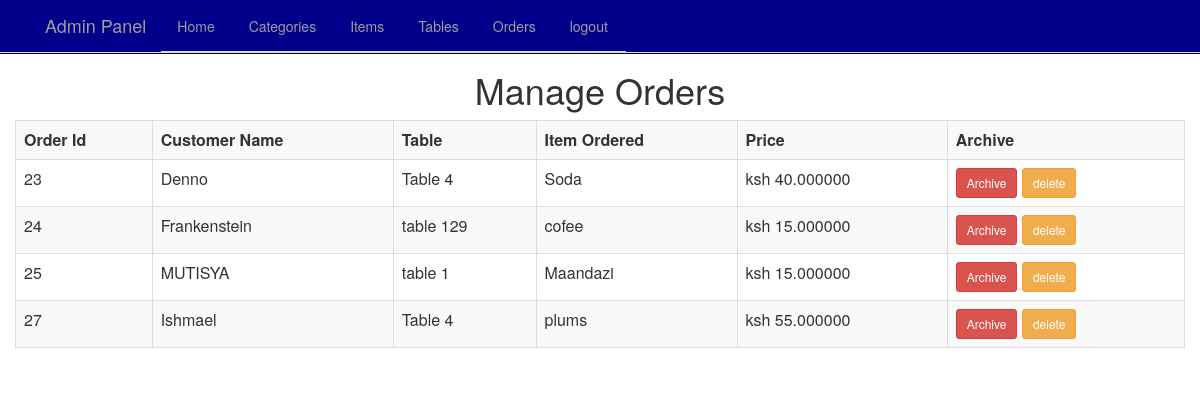
The page /admin/orders.php on the database its author committed.
### tables this page shows
CREATE TABLE `orders` (
  `id` int(11) NOT NULL,
  `name` varchar(255) NOT NULL,
  `title` varchar(255) NOT NULL,
  `table1` varchar(255) NOT NULL,
  `description` text NOT NULL,
  `price` double(10,6) NOT NULL
);

### admin/orders.php (the view, shortened to what this page needs)
<?php
include'nav.php';
include'admin.header.php';
include'connect.php';
 ?>
 <?php
 $sqlquery = $db->query("SELECT * FROM orders");
  ?>
 <head>
 </head>
 <body>
 	<div class="container-fluid">
 		<h1 class="text-center">Manage Orders</h1>
 				<table class="table table-striped table-bordered ">
 					<tr>
 						<th>Order Id</th><th>Customer Name</th><th>Table</th> <th>Item Ordered</th><th>Price</th><th>Archive</th>
 					</tr>
 					<?php while ($orders = mysqli_fetch_assoc($sqlquery)): ?>
 					<tr>
 						<td>
 							<?=$orders['id'] ;?>
 						</td>
 						<td>
 							<?=$orders['name']; ?>
 						</td>
 						<td>
 							<?=$orders['table1']; ?>
 						</td>
 						<td>
 							<?=$orders['title']; ?>
 						</td>
 						<td>
 							<?= 'ksh '.$orders['price']; ?>
 						</td>
 						<td>
 							<a href="orders.php?delete=<?=$orders['id'];?>" class="btn btn-sm btn-danger">Archive</a>
 							<a href="orders.php?archive=<?=$orders['id'];?>" class="btn btn-sm btn-warning">delete</a>
 						</td>
 					</tr>
 				<?php endwhile; ?>
 				</table>
 	</div>
 </body>
 </html>

### rows shown on the page
orders: id "23", name "Denno", table1 "Table 4", title "Soda", price "40.000000"
orders: id "24", name "Frankenstein", table1 "table 129", title "cofee", price "15.000000"
orders: id "25", name "MUTISYA", table1 "table 1", title "Maandazi", price "15.000000"
orders: id "27", name "Ishmael", table1 "Table 4", title "plums", price "55.000000"
